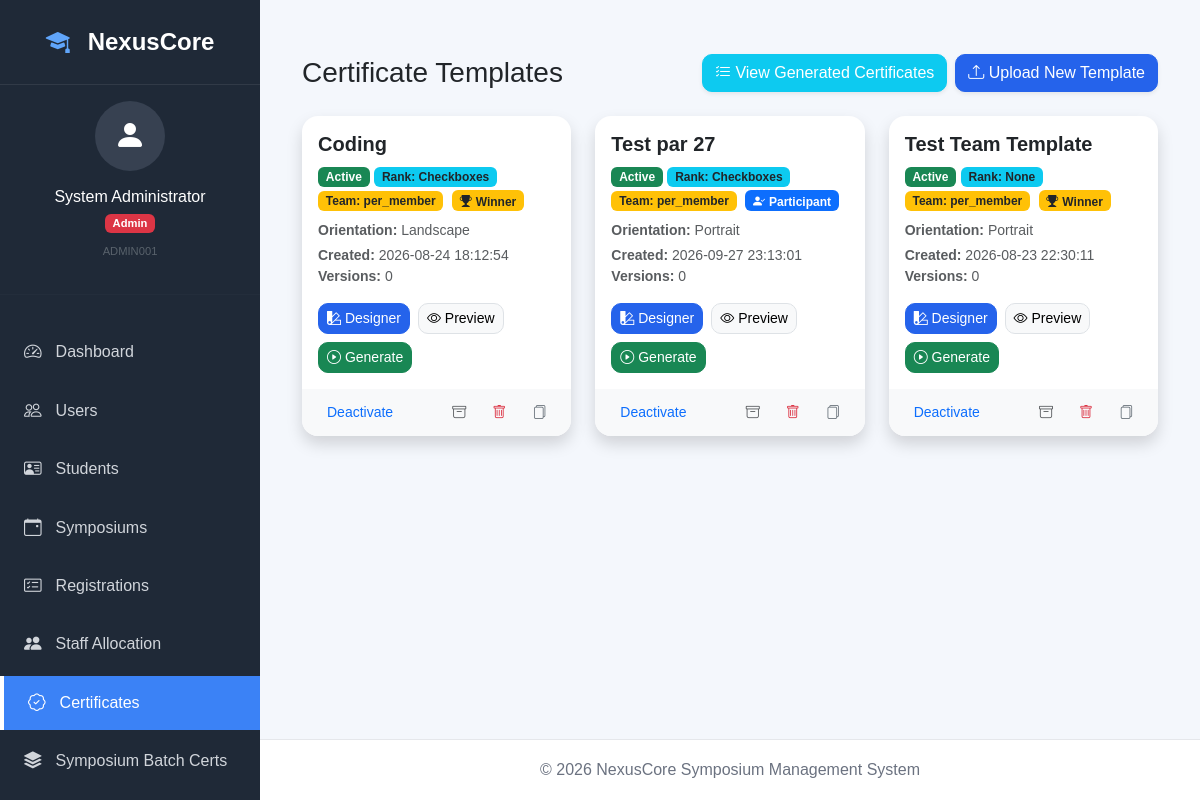
Screenshot of /certificates (signed in) with the database file from the repository.
### tables this page shows
CREATE TABLE `certificate_template_versions` (
  `version_id` bigint(20) NOT NULL AUTO_INCREMENT,
  `certificate_template_id` bigint(20) NOT NULL,
  `version_number` int(11) NOT NULL DEFAULT 1,
  `field_config` longtext NOT NULL COMMENT 'Array of field definition objects' CHECK (json_valid(`field_config`)),
  `locked` tinyint(1) NOT NULL DEFAULT 0 COMMENT '1 = locked after first certificate generated from this version',
  `locked_at` timestamp NULL DEFAULT NULL,
  `created_by` bigint(20) NOT NULL,
  `created_at` timestamp NOT NULL DEFAULT current_timestamp(),
  PRIMARY KEY (`version_id`),
  KEY `idx_ctv_template` (`certificate_template_id`),
  KEY `idx_ctv_locked` (`locked`),
  KEY `fk_ctv_created_by` (`created_by`),
  CONSTRAINT `fk_ctv_created_by` FOREIGN KEY (`created_by`) REFERENCES `users` (`user_id`) ON UPDATE CASCADE,
  CONSTRAINT `fk_ctv_template` FOREIGN KEY (`certificate_template_id`) REFERENCES `certificate_templates` (`certificate_template_id`) ON DELETE CASCADE ON UPDATE CASCADE
);

CREATE TABLE `certificate_templates` (
  `certificate_template_id` bigint(20) NOT NULL AUTO_INCREMENT,
  `template_name` varchar(100) NOT NULL,
  `description` text DEFAULT NULL,
  `file_path` varchar(255) NOT NULL COMMENT 'Relative path from project root, e.g. storage/certificate_templates/tpl_1_abc12345.pdf',
  `file_hash` char(64) NOT NULL COMMENT 'SHA-256 of the original uploaded PDF',
  `page_width_pt` decimal(8,2) NOT NULL COMMENT 'PDF page width in points (1 pt = 1/72 inch)',
  `page_height_pt` decimal(8,2) NOT NULL COMMENT 'PDF page height in points',
  `page_orientation` enum('Portrait','Landscape') NOT NULL DEFAULT 'Portrait',
  `rank_display_mode` enum('checkboxes','label','none') NOT NULL DEFAULT 'checkboxes' COMMENT 'checkboxes=three tick marks, label=text rank label, none=no rank display',
  `team_cert_mode` enum('per_member','per_team') DEFAULT NULL COMMENT 'NULL = not configured for team events',
  `certificate_type` enum('Winner','Participant') NOT NULL DEFAULT 'Winner',
  `is_active` tinyint(1) NOT NULL DEFAULT 0,
  `is_archived` tinyint(1) NOT NULL DEFAULT 0,
  `created_by` bigint(20) NOT NULL,
  `created_at` timestamp NOT NULL DEFAULT current_timestamp(),
  `updated_at` timestamp NOT NULL DEFAULT current_timestamp() ON UPDATE current_timestamp(),
  PRIMARY KEY (`certificate_template_id`),
  KEY `idx_ct_active` (`is_active`),
  KEY `idx_ct_archived` (`is_archived`),
  KEY `idx_ct_created` (`created_by`),
  CONSTRAINT `fk_ct_created_by` FOREIGN KEY (`created_by`) REFERENCES `users` (`user_id`) ON UPDATE CASCADE
);

### templates/certificate/index.php (the view, shortened to what the rows shown need)
<div class="container-fluid py-4">
    <div class="d-flex justify-content-between align-items-center mb-4">
        <h1 class="h3 mb-0 text-gray-800"><?= htmlspecialchars($page_title ?? 'Template Library', ENT_QUOTES, 'UTF-8') ?></h1>
    </div>
    <?php if (empty($templates)): ?>
        <div class="card shadow mb-4 text-center py-5">
            <div class="card-body">
                <i class="bi bi-file-earmark-pdf display-1 text-muted mb-3"></i>
                <h4 class="text-secondary">No Templates Found</h4>
                <p class="text-muted mb-4">You haven't uploaded any certificate templates yet.</p>
                <a href="<?= base_url('/certificates/create') ?>" class="btn btn-primary">
                    <i class="bi bi-upload"></i> Upload Your First Template
                </a>
            </div>
        </div>
    <?php else: ?>
        <div class="row">
            <?php foreach ($templates as $template): ?>
                <div class="col-md-6 col-lg-4 mb-4">
                    <div class="card shadow h-100">
                        <div class="card-body">
                            <h5 class="card-title fw-bold">
                                <?= htmlspecialchars($template['template_name'], ENT_QUOTES, 'UTF-8') ?>
                            </h5>
                            <div class="mb-2">
                                <?php if (!empty($template['is_archived'])): ?>
                                    <span class="badge bg-secondary">Archived</span>
                                <?php elseif (!empty($template['is_active'])): ?>
                                    <span class="badge bg-success">Active</span>
                                <?php else: ?>
                                    <span class="badge bg-secondary">Inactive</span>
                                <?php endif; ?>
                                <?php
                                $rankModeLabel = match($template['rank_display_mode'] ?? '') {
                                    'checkboxes' => 'Checkboxes',
                                    'label' => 'Label',
                                    'none' => 'None',
                                    default => 'Not Set'
                                };
                                ?>
                                <span class="badge bg-info text-dark">Rank: <?= htmlspecialchars($rankModeLabel, ENT_QUOTES, 'UTF-8') ?></span>
                                <?php if (!empty($template['team_cert_mode'])): ?>
                                    <span class="badge bg-warning text-dark">Team: <?= htmlspecialchars($template['team_cert_mode'], ENT_QUOTES, 'UTF-8') ?></span>
                                <?php endif; ?>
                                <?php if (($template['certificate_type'] ?? 'Winner') === 'Participant'): ?>
                                    <span class="badge bg-primary ms-1"><i class="bi bi-person-check-fill me-1"></i>Participant</span>
                                <?php else: ?>
                                    <span class="badge bg-warning text-dark ms-1"><i class="bi bi-trophy-fill me-1"></i>Winner</span>
                                <?php endif; ?>
                            </div>
                            <p class="card-text small text-muted mb-1">
                                <strong>Orientation:</strong> <?= htmlspecialchars($template['page_orientation'] ?? 'Unknown', ENT_QUOTES, 'UTF-8') ?>
                            </p>
                            <p class="card-text small text-muted mb-3">
                                <strong>Created:</strong> <?= htmlspecialchars($template['created_at'] ?? '', ENT_QUOTES, 'UTF-8') ?><br>
                                <strong>Versions:</strong> <?= htmlspecialchars((string)($template['version_count'] ?? '0'), ENT_QUOTES, 'UTF-8') ?>
                            </p>
                            <div class="d-flex flex-wrap gap-2">
                                <a href="<?= base_url('/certificates/designer?template_id=' . urlencode((string)$template['certificate_template_id'])) ?>" class="btn btn-sm btn-primary">
                                    <i class="bi bi-palette2"></i> Designer
                                </a>
                                <a href="<?= base_url('/certificates/preview?template_id=' . urlencode((string)$template['certificate_template_id'])) ?>" class="btn btn-sm btn-light border">
                                    <i class="bi bi-eye"></i> Preview
                                </a>
                                <a href="<?= base_url('/certificates/generate?template_id=' . $template['certificate_template_id']) ?>" class="btn btn-sm btn-success">
                                    <i class="bi bi-play-circle"></i> Generate
                                </a>
                            </div>
                        </div>
                        <div class="card-footer bg-light border-top-0 py-2 d-flex justify-content-between align-items-center">
                            <form method="post" action="<?= base_url(empty($template['is_active']) ? '/certificates/template/activate' : '/certificates/template/deactivate') ?>" class="d-inline m-0 p-0">
                                <button type="submit" class="btn btn-sm btn-link text-decoration-none">
                                    <?= !empty($template['is_active']) ? 'Deactivate' : 'Activate' ?>
                                </button>
                            </form>
                            <div class="d-flex gap-2">
                                <?php if (empty($template['is_archived'])): ?>
                                    <form method="post" action="<?= base_url('/certificates/template/archive') ?>" class="d-inline m-0 p-0">
                                        <button type="submit" class="btn btn-sm btn-link text-muted" title="Archive"><i class="bi bi-archive"></i></button>
                                    </form>
                                    <form method="post" action="<?= base_url('/certificates/template/delete') ?>" class="d-inline m-0 p-0" onsubmit="return confirm('Are you sure you want to delete this template?');">
                                        <button type="submit" class="btn btn-sm btn-link text-danger" title="Delete"><i class="bi bi-trash"></i></button>
                                    </form>
                                <?php endif; ?>
                                <form method="post" action="<?= base_url('/certificates/template/duplicate') ?>" class="d-inline m-0 p-0">
                                    <button type="submit" class="btn btn-sm btn-link text-secondary" title="Duplicate"><i class="bi bi-files"></i></button>
                                </form>
                            </div>
                        </div>
                    </div>
                </div>
            <?php endforeach; ?>
        </div>
    <?php endif; ?>
</div>

### rows the page displays
certificate_template_versions: certificate_template.template_name "Coding", certificate_template.rank_display_mode "Checkboxes", certificate_template.team_cert_mode "per_member", shows "Winner", certificate_template.page_orientation "Landscape", certificate_template.created_at "2026-08-24 18:12:54", version_count "0"
certificate_templates: template_name "Test par 27", is_archived "Active", rank_display_mode "Checkboxes", team_cert_mode "per_member", certificate_type "Participant" (drawn), page_orientation "Portrait", created_at "2026-09-27 23:13:01", version_count "0", is_active "Deactivate"
certificate_template_versions: certificate_template.template_name "Test Team Template", certificate_template.rank_display_mode "None", certificate_template.team_cert_mode "per_member", shows "Winner", certificate_template.page_orientation "Portrait", certificate_template.created_at "2026-08-23 22:30:11", version_count "0"

### other values shown
$loggedInUser['full_name'] "System Administrator"
$currentRole "Admin"
$loggedInUser['employee_id'] "ADMIN001"
$item['title'] "Dashboard"
$item['title'] "Users"
$item['title'] "Students"
$item['title'] "Symposiums"
$item['title'] "Registrations"
$item['title'] "Staff Allocation"
$item['title'] "Certificates"
$item['title'] "Symposium Batch Certs"
$page_title "Certificate Templates"
